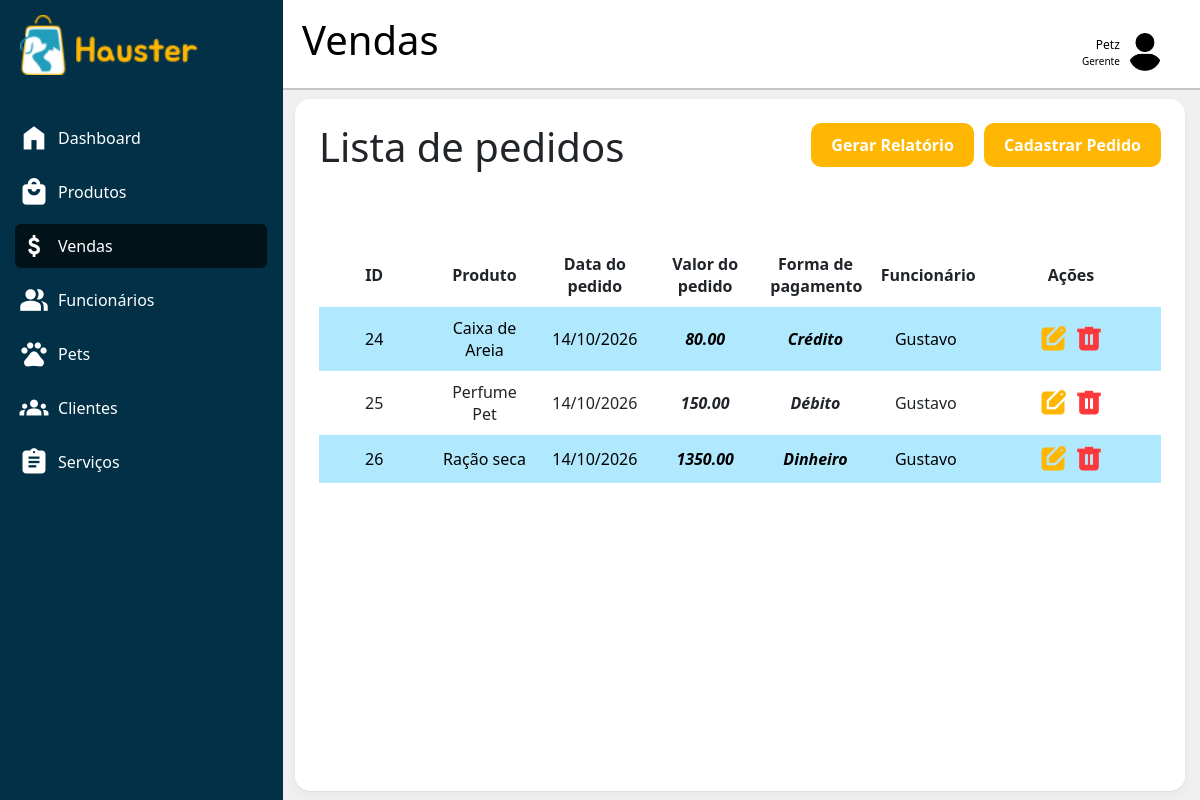
Page /dashboard.php?pagina=pedidos (signed in) on the committed database.
### tables this page shows
CREATE TABLE IF NOT EXISTS `itens_pedido` (
  `id_pedido` int(11) NOT NULL AUTO_INCREMENT,
  `produtos_idprodutos` int(11) NOT NULL,
  `dt_pedido` date NOT NULL,
  `valor` decimal(10,2) NOT NULL,
  `quantidade` int(11) NOT NULL DEFAULT 1,
  `form_pagamento` enum('Crédito','Débito','Pix','Dinheiro') NOT NULL,
  `estabelecimento_idestabelecimento` int(11) NOT NULL,
  `funcionarios_idfuncionarios` int(11) NOT NULL,
  PRIMARY KEY (`id_pedido`),
  KEY `fk_itens_pedido_estabelecimento1_idx` (`estabelecimento_idestabelecimento`),
  KEY `fk_itens_pedido_funcionarios1_idx` (`funcionarios_idfuncionarios`),
  CONSTRAINT `fk_itens_pedido_funcionarios1` FOREIGN KEY (`funcionarios_idfuncionarios`) REFERENCES `funcionarios` (`idfuncionarios`) ON DELETE RESTRICT ON UPDATE CASCADE
);

CREATE TABLE IF NOT EXISTS `produtos` (
  `idprodutos` int(11) NOT NULL AUTO_INCREMENT,
  `nome_prod` varchar(45) NOT NULL,
  `validade` date NOT NULL,
  `estoque` int(11) NOT NULL,
  `marca` varchar(45) NOT NULL,
  `preco` decimal(10,2) NOT NULL,
  `categorias_idcategorias` int(11) NOT NULL,
  `estabelecimento_idestabelecimento` int(11) NOT NULL,
  PRIMARY KEY (`idprodutos`,`categorias_idcategorias`,`estabelecimento_idestabelecimento`),
  KEY `fk_produtos_categorias1_idx` (`categorias_idcategorias`),
  KEY `fk_produtos_estabelecimento1_idx` (`estabelecimento_idestabelecimento`),
  CONSTRAINT `fk_produtos_categorias1` FOREIGN KEY (`categorias_idcategorias`) REFERENCES `categorias` (`idcategorias`) ON DELETE NO ACTION ON UPDATE NO ACTION,
  CONSTRAINT `fk_produtos_estabelecimento` FOREIGN KEY (`estabelecimento_idestabelecimento`) REFERENCES `estabelecimento` (`idestabelecimento`) ON DELETE CASCADE ON UPDATE NO ACTION
);

CREATE TABLE IF NOT EXISTS `funcionarios` (
  `idfuncionarios` int(11) NOT NULL AUTO_INCREMENT,
  `nome` varchar(45) NOT NULL,
  `dt_nasc` date NOT NULL,
  `salario` decimal(10,2) NOT NULL,
  `cpf` varchar(11) NOT NULL,
  `email` varchar(45) NOT NULL,
  `telefone` varchar(14) NOT NULL,
  `senha` varchar(255) NOT NULL,
  `cargos_idcargos` int(11) NOT NULL,
  `estabelecimento_idestabelecimento` int(11) NOT NULL,
  PRIMARY KEY (`idfuncionarios`),
  UNIQUE KEY `uk_funcionarios_id_cargo` (`idfuncionarios`,`cargos_idcargos`),
  KEY `fk_funcionarios_cargos_id` (`cargos_idcargos`),
  KEY `fk_funcionarios_estabelecimento_id` (`estabelecimento_idestabelecimento`),
  CONSTRAINT `fk_funcionarios_cargos` FOREIGN KEY (`cargos_idcargos`) REFERENCES `cargos` (`idcargos`) ON DELETE NO ACTION ON UPDATE NO ACTION,
  CONSTRAINT `fk_funcionarios_estabelecimento` FOREIGN KEY (`estabelecimento_idestabelecimento`) REFERENCES `estabelecimento` (`idestabelecimento`) ON DELETE CASCADE ON UPDATE NO ACTION
);

### dashboard/vendas/index.php (the view, shortened to what this page needs)
<?php
$estabelecimento_id = $_SESSION['estabelecimento_id'];
$stmt = $conexao->prepare(
    "SELECT ip.id_pedido, ip.dt_pedido, ip.valor, ip.produtos_idprodutos, ip.form_pagamento, p.idprodutos, p.nome_prod as produto,
            f.nome AS funcionario
     FROM itens_pedido ip
     JOIN produtos p ON p.idprodutos = ip.produtos_idprodutos
     LEFT JOIN funcionarios f ON f.idfuncionarios = ip.funcionarios_idfuncionarios
     WHERE ip.estabelecimento_idestabelecimento = :estabelecimento_id ORDER BY ip.id_pedido"
);
$stmt->bindParam(':estabelecimento_id', $estabelecimento_id);
$stmt->execute();
$pedidos = $stmt->fetchAll();
$stmt->execute();
$pedidos = $stmt->fetchAll();
?>
<main class="tabela content fundo">
    <div class="cabecalho-tabela">
        <h1 class="titulo">Lista de pedidos</h1>
        <div style="display:flex; gap:10px;">
            <a href="dashboard/vendas/exportar_pedidos.php" class="btn-cadastrar">Gerar Relatório</a>
            <a href="dashboard.php?pagina=pedidos_cadastrar" class="btn-cadastrar">Cadastrar Pedido</a>
        </div>
    </div>
    <table class="table-sb">
        <tr class="linha">
            <th class="celulas">ID</th>
            <th class="celulas">Produto</th>
            <th class="celulas">Data do pedido</th>
            <th class="celulas">Valor do pedido</th>
            <th class="celulas">Forma de pagamento</th>
            <th class="celulas">Funcionário</th>
            <th class="celulas">Ações</th>
        </tr>
        <?php if (count($pedidos) > 0): ?>
            <?php foreach ($pedidos as $pedido): ?>
                <tr class="linha">
                    <td class="celulas"><?= htmlspecialchars($pedido['id_pedido']) ?></td>
                    <td class="celulas"><?= htmlspecialchars($pedido['produto']) ?></td>
                    <td class="celulas"><?= date('d/m/Y', strtotime($pedido['dt_pedido'])) ?></td>
                    <td class="celulas destaque"><?= htmlspecialchars($pedido['valor']) ?></td>
                    <td class="celulas destaque"><?= htmlspecialchars($pedido['form_pagamento']) ?></td>
                    <td class="celulas"><?= htmlspecialchars($pedido['funcionario'] ?? '—') ?></td>
                    <td class="celulas">
                        <div class="acoes">
                            <a href="dashboard.php?pagina=pedidos_editar&id_pedido=<?= $pedido['id_pedido'] ?>">
                                <span class="material-symbols-outlined icon editar">edit_square</span>
                            </a>
                            <a href="dashboard.php?pagina=pedidos_excluir&id_pedido=<?= $pedido['id_pedido'] ?>"
                               onclick="return confirm('Tem certeza que deseja excluir este pedido?');">
                                <span class="material-symbols-outlined icon excluir">delete</span>
                            </a>
                        </div>
                    </td>
                </tr>
            <?php endforeach; ?>
        <?php else: ?>
            <tr class="linha">
                <td class="celulas" colspan="7">Nenhum pedido cadastrado.</td>
            </tr>
        <?php endif; ?>
    </table>
</main>

### css/side-bar.css (style rules this page uses)
:root { --branco: #ffff; --preto: #000000; --primaria-100: #B0E8FE; --primaria-200: #2CC7EC; --primaria-base: #219EBC; --primaria-400: #16778E; --primaria-500: #0C5262; --primaria-600: #042F3A; --primaria-700: #011319; --secundaria-100: #FFE9D2; --secundaria-base: #FFB703; --secundaria-300: #CE9300; --secundaria-400: #9E7000; --secundaria-500: #714F00; --secundaria-600: #473000; --secundaria-700: #211500; --cinza-100: #F0F0F0; --cinza-200: #B3B8BB; --cinza-base: #8E9294; --cinza-400: #6A6D6F; --cinza-500: #494B4C; --cinza-600: #2A2B2C; --cinza-700: #101111; --fundo: #023047; --font: "Inter"; }
* { margin: 0; padding: 0; border: none; box-sizing: border-box; }
html, body { height: 100%; font-family: "Inter", Helvetica, sans-serif; }
.material-symbols-outlined { font-variation-settings: 'FILL' 1, 'wght' 400, 'GRAD' 0, 'opsz' 24; color: var(--branco); }
.dashboard { display: grid; grid-template-areas: "sidebar topbar" "sidebar content"; grid-template-columns: 280px 1fr; grid-template-rows: 90px 1fr; height: 100vh; background-color: var(--cinza-100); }
.content { grid-area: content; padding: 1.5rem; }

### dashboard/vendas/css/pedidos.css (style rules this page uses)
:root { --branco: #ffff; --preto: #000000; --primaria-100: #B0E8FE; --primaria-200: #2CC7EC; --primaria-base: #219EBC; --primaria-400: #16778E; --primaria-500: #0C5262; --primaria-600: #042F3A; --primaria-700: #011319; --secundaria-100: #FFE9D2; --secundaria-base: #FFB703; --secundaria-300: #CE9300; --secundaria-400: #9E7000; --secundaria-500: #714F00; --secundaria-600: #473000; --secundaria-700: #211500; --secundaria-hover: #e4a404; --cinza-100: #F0F0F0; --cinza-200: #B3B8BB; --cinza-base: #8E9294; --cinza-400: #6A6D6F; --cinza-500: #494B4C; --cinza-600: #2A2B2C; --cinza-700: #101111; --estoque-alto: #6CD486; --estoque-medio: #FFCE52; --estoque-baixo: #FF6366; --excluir: #FF383C; --excluir-hover: #d32c2f; --font: "Inter"; }
.material-symbols-outlined { font-variation-settings: 'FILL' 1, 'wght' 800, 'GRAD' 0, 'opsz' 24; font-size: 28px; color: var(--branco); }
.fundo { background-color: var(--branco); box-shadow: 0 1px 2px rgba(0, 0, 0, 0.05), 0 4px 12px rgba(0, 0, 0, 0.04); border-radius: 15px; }
.tabela { display: flex; flex-direction: column; margin: 1% 15px 1% 15px; }
th, td { padding: 10px; text-align: center; vertical-align: middle; }
.cabecalho-tabela { display: flex; flex-direction: row; justify-content: space-between; align-items: flex-start; height: 15vh; }
.btn-cadastrar { text-decoration: none; color: var(--branco); padding: 10px 20px; background-color: var(--secundaria-base); border-radius: 10px; font-weight: bold; }
.table-sb { width: 100%; border-collapse: collapse; table-layout: fixed; }
tr:nth-child(even) { background-color: var(--primaria-100); color: var(--preto); }
.celulas { display: table-cell; text-align: center; vertical-align: middle; max-width: max-content; }
.acoes { display: flex; justify-content: center; align-items: center; gap: 8px; width: 100%; }
th:last-child, td:last-child { width: 180px; }
.editar { color: var(--secundaria-base); cursor: pointer; }
.excluir { color: var(--excluir); cursor: pointer; }
.destaque { font-weight: bold; font-style: italic; }

### rows in the picture
itens_pedido: id_pedido "24", produtos.nome_prod "Caixa de Areia", dt_pedido "14/10/2026", valor "80.00", form_pagamento "Crédito", funcionarios_idfuncionarios.nome "Gustavo"
itens_pedido: id_pedido "25", produtos.nome_prod "Perfume Pet", dt_pedido "14/10/2026", valor "150.00", form_pagamento "Débito", funcionarios_idfuncionarios.nome "Gustavo"
itens_pedido: id_pedido "26", produtos.nome_prod "Ração seca", dt_pedido "14/10/2026", valor "1350.00", form_pagamento "Dinheiro", funcionarios_idfuncionarios.nome "Gustavo"

### other values in the picture
$texto "Dashboard"
$texto "Produtos"
$texto "Vendas"
$texto "Funcionários"
$texto "Pets"
$texto "Clientes"
$texto "Serviços"
$titulo_pagina "Vendas"
$nome_exibido "Petz"
$cargo_exibido "Gerente"
